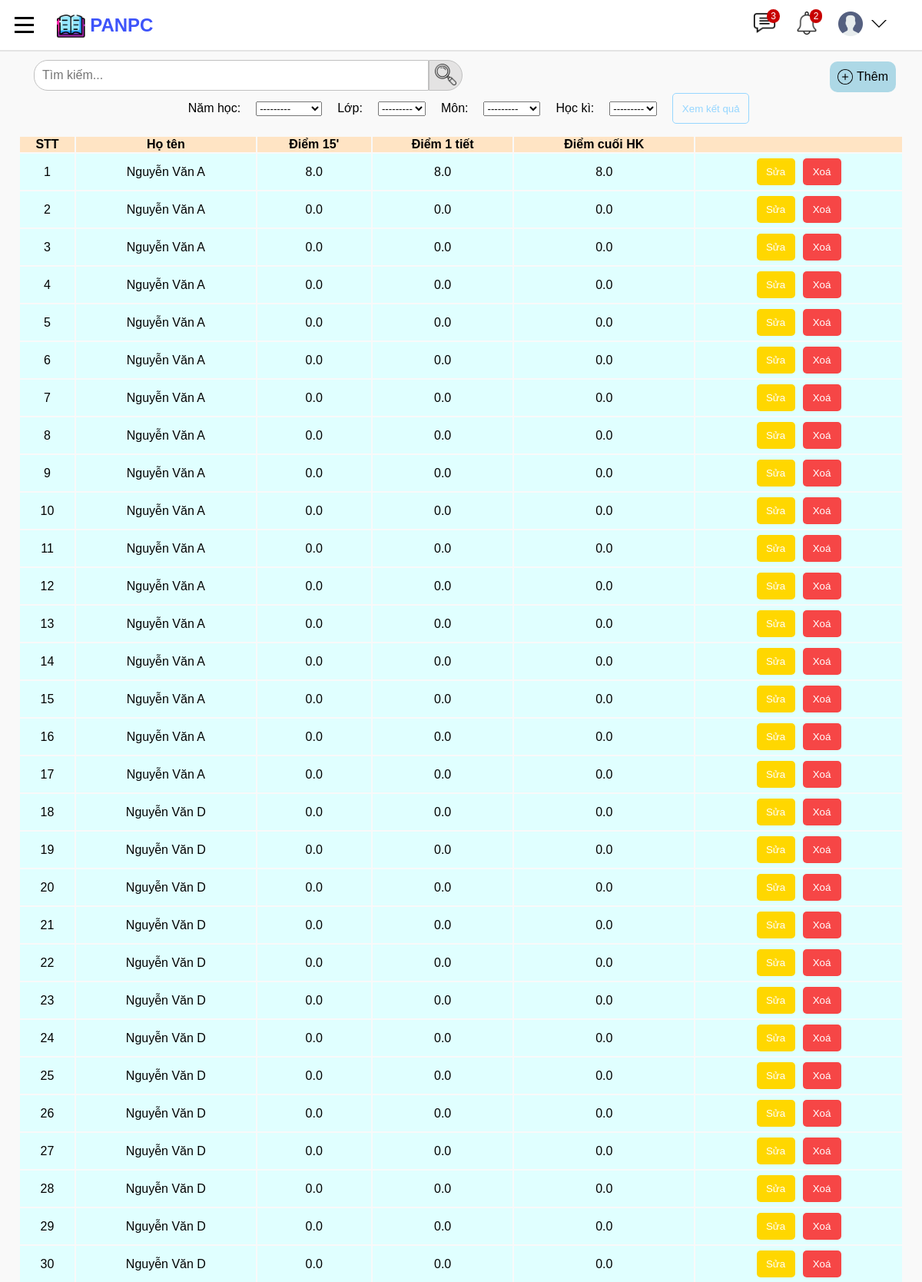
/monHoc (signed in, upper part), run on the app's committed database.
### studentManager/models.py (models this page shows, shortened)
class Age(models.Model):
    year = models.CharField(max_length=200, unique=True)
    max_age = models.IntegerField(null=False)
    min_age = models.IntegerField(null=False)
    def __str__(self):
        return self.year

class Mark(models.Model):
    SEMESTER_CATEGORY = (
        ('1', '1'),
        ('2', '2')
    )
    student = models.ForeignKey(Student, on_delete=models.CASCADE)
    subject = models.ForeignKey(Subject, on_delete=models.CASCADE)
    semester_mark = models.CharField(
        max_length=200, null=False, choices=SEMESTER_CATEGORY)
    markFifteen = models.FloatField(null=True, blank=True)
    markOne = models.FloatField(null=True, blank=True)
    markFinal = models.FloatField(null=True, blank=True)

class Student(models.Model):
    user = models.OneToOneField(CustomUser, on_delete=models.CASCADE)
    classOfSchool = models.ManyToManyField(SchoolClass, blank=True)

class CustomUser(AbstractUser):
    USER_TYPE = (('1', "Admin"), ('2', "Teacher"), ('3', "Student"))
    SEX_CATELOGY = [("1", "Nam"), ("0", "Nữ")]
    now = date.today
    username = models.CharField(max_length=200, unique=True)
    role = models.CharField(default='1', choices=USER_TYPE, max_length=1)
    is_active = models.BooleanField(default=True)
    is_staff = models.BooleanField(default=False)
    is_superuser = models.BooleanField(default=False)
    name = models.CharField(default='', max_length=200)
    dateOfBirth = models.DateField(default=now)
    sex = models.CharField(default='1', choices=SEX_CATELOGY, max_length=1)
    phone = models.CharField(default='', max_length=20, blank=True)
    email = models.EmailField(max_length=200, unique=True)
    address = models.TextField(default='', blank=True)
    USERNAME_FIELD = "username"
    REQUIRED_FIELDS = []
    objects = CustomUserManager()
    class Meta:
        constraints = [
            models.UniqueConstraint(
                fields=['username', 'email'], name="unique_user")
        ]

### studentManager/views.py (the view)
# urls.py: path('monHoc', views.monHoc, name='monHoc'),
@login_required(login_url='loginpage')
def monHoc(request):
    q = request.GET.get('q') if request.GET.get('q') != None else ''
    marks = Mark.objects.all()
    myFilter = MarkFilter(request.GET, queryset=marks)
    marks = myFilter.qs
    marks = marks.filter(Q(student__user__name__icontains=q))
    stt = []
    i = 0
    for mark in marks:
        i += 1
        stt.append(i)
    marks = zip(stt, marks)
    context = {
        'myFilter': myFilter,
        'marks': marks
    }
    return render(request, 'studentManager/subject.html', context)

### studentManager/templates/studentManager/subject.html (shortened to what this page needs)
{% extends 'studentManager/base.html' %}
{% load static %}
{% block content %}
<div class="list-container">
  <header class="tacvu">
    <form class="timkiem" action="{% url 'monHoc' %}" method="GET" action="">
      <input name="q" class="search-bar" placeholder="Tìm kiếm...">
      <button class="search-button">
        <img src="{% static 'images/search.png' %}" class="search-icon">
      </button>
    </form>
    <a class="add" href="{% url 'markForm' %}">
      <img src="{% static 'images/add.png' %}" height="20px">
      <p>Thêm</p>
    </a>
  </header>
  <form class="list-year" method="GET" action="">
    <label for="years_topic">Năm học:</label>
    {{myFilter.form.year}}
    <label for="years_topic">Lớp:</label>
    {{myFilter.form.classOfSchool}}
    <label for="subject_topic">Môn:</label>
    {{myFilter.form.subject}}
    <label for="term_topic">Học kì:</label>
    {{myFilter.form.semester_mark}}
    <button class="result-btn" name="rq_result">Xem kết quả</button>
  </form>
  <table class="table">
    <tr>
      <th>STT</th>
      <th>Họ tên</th>
      <th>Điểm 15'</th>
      <th>Điểm 1 tiết</th>
      <th>Điểm cuối HK</th>
      <th></th>
    </tr>
    {% for stt, mark in marks %}
    <tr class="list">
      <td><a href="#">{{stt}}</a></td>
      <td><a href="#">{{mark.student.user.name}}</a></td>
      <td>{{mark.markFifteen}}</td>
      <td>{{mark.markOne}}</td>
      <td>{{mark.markFinal}}</td>
      <td class="edit-delete">
        <div>
          <button class="edit"><a href="{% url 'updateMark' mark.id %}">Sửa</a></button>
          <button class="delete"><a href="{% url 'deleteMark' mark.id %}"
              onclick="return confirm('Xác nhận xóa ?')">Xoá</a></button>
        </div>
      </td>
    </tr>
    {% endfor %}
  </table>
</div>
{% endblock content %}

### studentManager/static/css/style.css (style rules this page uses)
body { font-family: Arial; margin: 0; padding-top: 80px; padding-left: 24px; padding-right: 24px; background-color: rgb(249, 249, 249); padding-bottom: 50px; text-decoration: none; transition: all 0.15s; }
a { text-decoration: none; color: black; }
.list-container { display: block; align-items: center; }
.list-container header { display: flex; justify-content: space-between; }
.timkiem { display: flex; align-items: center; justify-content: center; }
.tacvu { height: 36px; }
.search-bar { height: 100%; width: 500px; font-size: 16px; border: 1px solid rgb(192, 192, 192); border-top-left-radius: 18px; border-bottom-left-radius: 18px; margin-left: 20px; padding-left: 10px; }
.search-bar::placeholder { font-size: 16px; }
.search-button { height: 40px; border-top-right-radius: 20px; border-bottom-right-radius: 20px; border: 1px solid rgb(192, 192, 192); background-color: rgb(228, 227, 227); cursor: pointer; transition: all 0.2s ease-in-out; }
.search-button img { height: 30px; }
.add { height: 110%; background-color: lightblue; border: none; display: flex; align-items: center; padding-right: 10px; padding-left: 10px; margin-right: 10px; border-radius: 10px; cursor: pointer; text-decoration: none; }
.add img { margin-right: 5px; }
.table { margin-top: 10px; width: 100%; align-items: center; }
.table tr th { background-color: bisque; text-align: center; }
.list { text-align: center; background-color: lightcyan; }
.edit-delete div { display: flex; justify-content: center; }
.edit-delete div button a { color: white; }
.edit { background-color: #FFD700; border: none; margin: 5px; height: 35px; width: 50px; border-radius: 5px; cursor: pointer; color: white; }
.delete { background-color: rgba(255, 0, 0, 0.725); border: none; margin: 5px; height: 35px; width: 50px; border-radius: 5px; cursor: pointer; color: white; }
.list-year { height: 50px; display: flex; align-items: center; justify-content: center; }
.list-year label { margin-left: 20px; margin-right: 20px; font-size: 16px; }
.result-btn { margin-left: 20px; cursor: pointer; width: 100px; height: 40px; border: 1px solid #96D6FF; border-radius: 5px; background-color: transparent; color: #96D6FF; }

### data on the page
Age: year "---------"
Mark: stt "1", student.user.name "Nguyễn Văn A", markFifteen "8.0", markOne "8.0", markFinal "8.0"
Mark: stt "2", student.user.name "Nguyễn Văn A", markFifteen "0.0", markOne "0.0", markFinal "0.0"
Mark: id "3", student.user.name "Nguyễn Văn A", markFifteen "0.0", markOne "0.0", markFinal "0.0"
Mark: id "4", student.user.name "Nguyễn Văn A", markFifteen "0.0", markOne "0.0", markFinal "0.0"
Mark: id "5", student.user.name "Nguyễn Văn A", markFifteen "0.0", markOne "0.0", markFinal "0.0"
Mark: id "6", student.user.name "Nguyễn Văn A", markFifteen "0.0", markOne "0.0", markFinal "0.0"
Mark: id "7", student.user.name "Nguyễn Văn A", markFifteen "0.0", markOne "0.0", markFinal "0.0"
Mark: id "8", student.user.name "Nguyễn Văn A", markFifteen "0.0", markOne "0.0", markFinal "0.0"
Mark: stt "9", student.user.name "Nguyễn Văn A", markFifteen "0.0", markOne "0.0", markFinal "0.0"
Mark: id "10", student.user.name "Nguyễn Văn A", markFifteen "0.0", markOne "0.0", markFinal "0.0"
Mark: stt "11", student.user.name "Nguyễn Văn A", markFifteen "0.0", markOne "0.0", markFinal "0.0"
Mark: stt "12", student.user.name "Nguyễn Văn A", markFifteen "0.0", markOne "0.0", markFinal "0.0"
Mark: stt "13", student.user.name "Nguyễn Văn A", markFifteen "0.0", markOne "0.0", markFinal "0.0"
Mark: stt "14", student.user.name "Nguyễn Văn A", markFifteen "0.0", markOne "0.0", markFinal "0.0"
Mark: stt "15", student.user.name "Nguyễn Văn A", markFifteen "0.0", markOne "0.0", markFinal "0.0"
Mark: stt "16", student.user.name "Nguyễn Văn A", markFifteen "0.0", markOne "0.0", markFinal "0.0"
Mark: stt "17", student.user.name "Nguyễn Văn A", markFifteen "0.0", markOne "0.0", markFinal "0.0"
Mark: stt "18", student.user.name "Nguyễn Văn D", markFifteen "0.0", markOne "0.0", markFinal "0.0"
Mark: stt "19", student.user.name "Nguyễn Văn D", markFifteen "0.0", markOne "0.0", markFinal "0.0"
Mark: stt "20", student.user.name "Nguyễn Văn D", markFifteen "0.0", markOne "0.0", markFinal "0.0"
Mark: stt "21", student.user.name "Nguyễn Văn D", markFifteen "0.0", markOne "0.0", markFinal "0.0"
Mark: stt "22", student.user.name "Nguyễn Văn D", markFifteen "0.0", markOne "0.0", markFinal "0.0"
Mark: stt "23", student.user.name "Nguyễn Văn D", markFifteen "0.0", markOne "0.0", markFinal "0.0"
Mark: stt "24", student.user.name "Nguyễn Văn D", markFifteen "0.0", markOne "0.0", markFinal "0.0"
Mark: stt "25", student.user.name "Nguyễn Văn D", markFifteen "0.0", markOne "0.0", markFinal "0.0"
Mark: stt "26", student.user.name "Nguyễn Văn D", markFifteen "0.0", markOne "0.0", markFinal "0.0"
Mark: stt "27", student.user.name "Nguyễn Văn D", markFifteen "0.0", markOne "0.0", markFinal "0.0"
Mark: stt "28", student.user.name "Nguyễn Văn D", markFifteen "0.0", markOne "0.0", markFinal "0.0"
Mark: stt "29", student.user.name "Nguyễn Văn D", markFifteen "0.0", markOne "0.0", markFinal "0.0"
Mark: stt "30", student.user.name "Nguyễn Văn D", markFifteen "0.0", markOne "0.0", markFinal "0.0"
